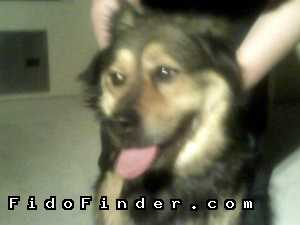
#> input picture n02106662/n02106662_10077.JPEG, 300 x 225 px
$ jupyter execute data-exploration.ipynb   (text cells are left out)
#> lines starting #> are read from the running program, lines starting #| are printed output that depends on the picture; after the words box and inside, x2 and y2 are one past the last pixel; in counts of white or black regions, pixels touching at a corner belong together; pictures that were not available may be replaced by others from this repository, and a replacement may not be noted
[cell 1]
import cv2
import numpy as np
from matplotlib import pyplot as plt
import os

[cell 2]
imagenet_path = "../n02106662"

[cell 3]
img_filename = np.random.choice(os.listdir(imagenet_path)) # randomly choosing an image file

[cell 4]
img = cv2.imread(os.path.join(imagenet_path, img_filename), cv2.IMREAD_ANYCOLOR)
#> img is the input picture: shape (225, 300, 3); mean B, G, R 87.7, 109.9, 109.1
plt.imshow(img[:, :, ::-1]) # bgr to rgb
plt.show()
img.shape
#> Out = (225, 300, 3)

[cell 5]
img = cv2.resize(img, (256, 256))
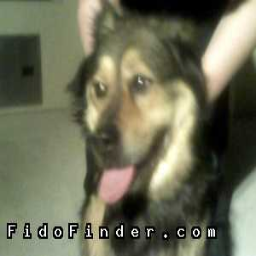
#> img: shape (256, 256, 3); mean B, G, R 87.6, 109.8, 109

[cell 6]
img_rgb = cv2.cvtColor(img, cv2.COLOR_BGR2RGB)
img_grey = cv2.cvtColor(img, cv2.COLOR_BGR2GRAY)
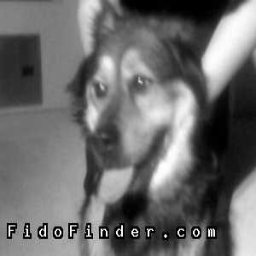
#> img_grey: shape (256, 256); min 0, max 255, mean 107

[cell 7]
plt.subplot(1,2,1)
plt.title("RGB Image")
plt.imshow(img_rgb)

plt.subplot(1,2,2)
plt.title("Greyscale image")
plt.imshow(img_grey, cmap='gray')
plt.show()
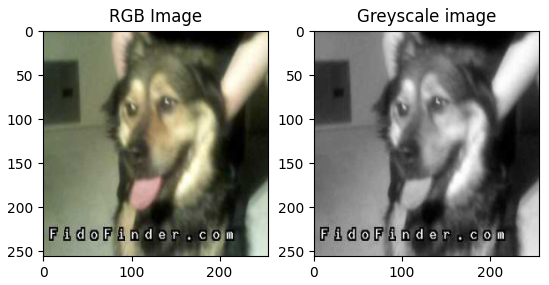
#> figure drawn by matplotlib, 2 panels

[cell 8]
print(img_filename)
plt.imsave(img_filename.replace("JPEG", "JPG"), img_grey, cmap='gray')

[cell 9]
img_hflip = np.zeros_like(img_rgb)
img_vflip = np.zeros_like(img_rgb)
height, width, _ = img_rgb.shape
#> height = 256; width = 256

for i in range(height):
    for j in range(width):
        img_vflip[height-i-1,j] = img_rgb[i, j]
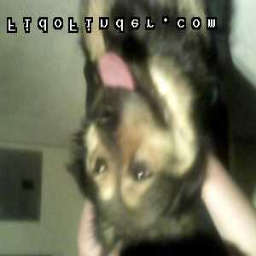
#> img_vflip: shape (256, 256, 3); mean R, G, B 109, 109.8, 87.6

for i in range(height):
    for j in range(width):
        img_hflip[i,width-j-1] = img_rgb[i, j]
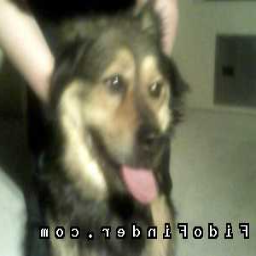
#> img_hflip: shape (256, 256, 3); mean R, G, B 109, 109.8, 87.6

[cell 10]
plt.figure(dpi=200)
plt.subplot(1,3,1)
plt.title("Original")
plt.imshow(img_rgb)

plt.subplot(1,3,2)
plt.title("Horizontal flip")
plt.imshow(img_hflip)

plt.subplot(1,3,3)
plt.title("Vertical flip")
plt.imshow(img_vflip)

plt.tight_layout()
plt.show()

[cell 11]
crop_size = 128, 128
rand_x = np.random.randint(0, height-crop_size[0])
#> rand_x = 47
rand_y = np.random.randint(0, width-crop_size[1])
#> rand_y = 117

crop = img_rgb[rand_y:rand_y+crop_size[1], rand_x:rand_x+crop_size[0]]
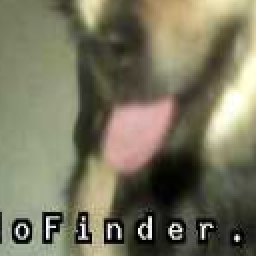
#> crop: shape (128, 128, 3) (shown 2 times larger); mean R, G, B 119.7, 116.8, 94.5

[cell 12]
crop_resize = cv2.resize(crop, (256, 256))
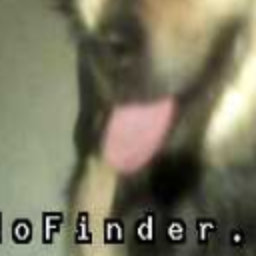
#> crop_resize: shape (256, 256, 3); mean R, G, B 119.6, 116.7, 94.5

[cell 13]
x1, y1 = rand_x, rand_y
#> x1 = 47; y1 = 117
x2, y2 = rand_x+crop_size[0], rand_y+crop_size[1]
#> x2 = 175; y2 = 245
img_rgb = cv2.rectangle(img_rgb, (x1, y1), (x2, y2), color=(0, 255, 0), thickness=1)
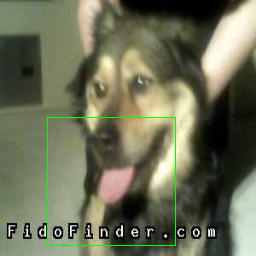
#> img_rgb: shape (256, 256, 3); mean R, G, B 108, 110.8, 86.8
img_rgb = cv2.circle(img_rgb, center=((x1+x2)//2, (y1+y2)//2), radius=3, color=(255, 0, 0), thickness=-1)
#> img_rgb: shape (256, 256, 3); 0.04% of pixels changed, all inside (x1, y1, x2, y2) = (108, 178, 115, 185)
# the coordinate system is different from the traditional system

[cell 14]
plt.figure(dpi=200)
plt.subplot(1,2,1)
plt.title("Original")
plt.imshow(img_rgb)

plt.subplot(1,2,2)
plt.title("crop")
plt.imshow(crop_resize)

plt.show()

[cell 15]
video_path = "/Users/raunavghosh/Documents/Computer-vison/Computer-vision-EE511/person15_boxing_d1_uncomp.avi"

[cell 16]
def extract_k_frames(video_path, k, resize_shape=None):
#> called with k = 10
    if resize_shape==None:
        resize_shape=(256, 256)
    vid_capture = cv2.VideoCapture(video_path)
    fps = vid_capture.get(cv2.CAP_PROP_FPS)
    print('Frames per second : ', fps,'FPS')
    frame_count = vid_capture.get(cv2.CAP_PROP_FRAME_COUNT)
    print('Frame count : ', frame_count)

    frame_counter = 0
    print(f"Extracting every {k}-frames...")
    video_path = video_path.replace(".avi", "")
    video_path = video_path.replace(".mvi", "")
    video_path = video_path.replace(".mp4", "")


    os.makedirs(video_path, exist_ok=True)
    while(vid_capture.isOpened()==True):
        ret, frame = vid_capture.read()
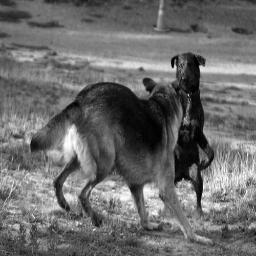
#> input picture Assignment-1/n02106662_15593.JPG, 256 x 256 px, given in place of person15_boxing_d1_uncomp.avi, which was not available
#> frame is the input picture: shape (256, 256, 3); min 0, max 255, mean 107.2
        if ret == True:
            frame = cv2.resize(frame, resize_shape)
            cv2.imwrite(os.path.join(video_path, str(frame_counter)+".jpg"), frame)
        else:
            break
        for _ in range(k-1): # skiping frames
            ret, frame = vid_capture.read()
            frame_counter += 1

    # Release the video ca|pture object
    vid_capture.release()
    print("Extraction done!")
